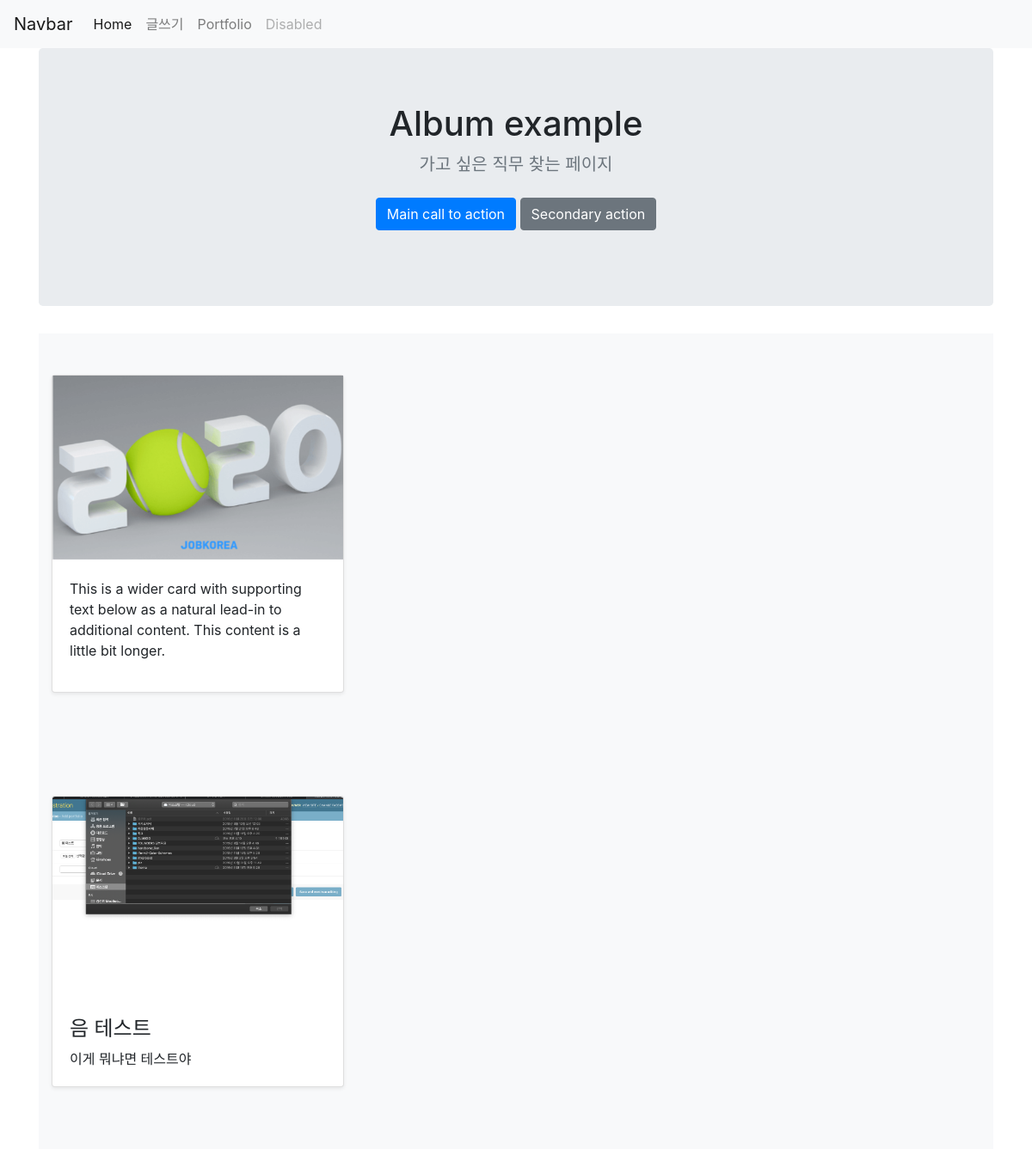
The page /portfolio/ on the database its author committed.
### portfolio/models.py (models this page shows, shortened)
class Portfolio(models.Model):
    title = models.CharField(max_length=255)
    image = models.ImageField(upload_to='images/')
    description = models.CharField(max_length=500)

### portfolio/views.py (the view)
# urls.py: path('portfolio/', portfolio.views.portfolio, name='portfolio'),
def portfolio(request):
    portfolios = Portfolio.objects
    return render(request, 'portfolio.html', {'portfolios' : portfolios})

### portfolio/templates/portfolio.html (shortened to what this page needs)
{% extends 'base.html' %}
  {% block content %}
    {% load staticfiles %}
    <main role="main">
      <section class="jumbotron text-center">
        <div class="container">
          <h1 class="jumbotron-heading">Album example</h1>
          <p class="lead text-muted">가고 싶은 직무 찾는 페이지
          </p>
          <p>
            <a href="#" class="btn btn-primary my-2">Main call to action</a>
            <a href="#" class="btn btn-secondary my-2">Secondary action</a>
          </p>
        </div>
      </section>
      <div class="album py-5 bg-light">
        <div class="container">
          <div class="row">
            <div class="col-md-4">
              <div class="card mb-4 shadow-sm">
                <img src="{% static '1.png' %}" alt="">
                <div class="card-body">
                  <p class="card-text">This is a wider card with supporting text below as a natural lead-in to additional content. This content is a little bit longer.</p>
                </div>
              </div>
            </div>
          </div>
        </div>
      </div>
      <div class="album py-5 bg-light">
          <div class="container">
            <div class="row">
            {% for portfolio in portfolios.all %}
              <div class="col-md-4">
                <div class="card mb-4 shadow-sm">
                  <img class="card-img-top" src="{{ portfolio.image.url }}" alt=" Card image cap">
                  <div class="card-body">
                    <h4>{{ portfolio.title }}</h4>
                    <p class="card-text">{{ portfolio.description }}</p>
                  </div>
                </div>
              </div>
            {% endfor %}
            </div>
          </div>
        </div>
    </main>
    {% endblock %}

### rows shown on the page
Portfolio: image (picture), title "음 테스트", description "이게 뭐냐면 테스트야"
